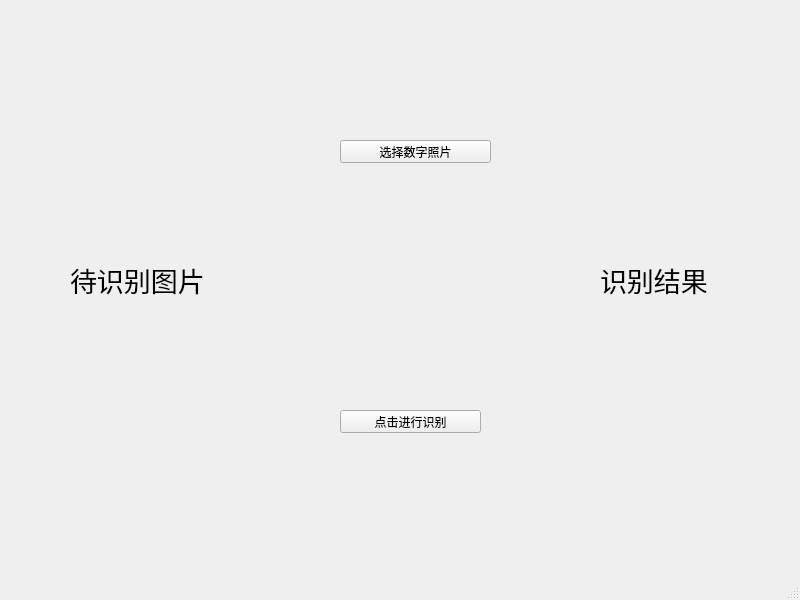
<?xml version="1.0" encoding="UTF-8"?>
<ui version="4.0">
 <class>MainWindow</class>
 <widget class="QMainWindow" name="MainWindow">
  <property name="geometry">
   <rect>
    <x>0</x>
    <y>0</y>
    <width>800</width>
    <height>600</height>
   </rect>
  </property>
  <property name="windowTitle">
   <string>MainWindow</string>
  </property>
  <widget class="QWidget" name="centralwidget">
   <widget class="QPushButton" name="Button_select_img">
    <property name="geometry">
     <rect>
      <x>340</x>
      <y>140</y>
      <width>151</width>
      <height>23</height>
     </rect>
    </property>
    <property name="text">
     <string>选择数字照片</string>
    </property>
   </widget>
   <widget class="QLabel" name="label_pre_img">
    <property name="geometry">
     <rect>
      <x>70</x>
      <y>180</y>
      <width>200</width>
      <height>200</height>
     </rect>
    </property>
    <property name="font">
     <font>
      <pointsize>20</pointsize>
     </font>
    </property>
    <property name="text">
     <string>待识别图片</string>
    </property>
   </widget>
   <widget class="QPushButton" name="Button_click">
    <property name="geometry">
     <rect>
      <x>340</x>
      <y>410</y>
      <width>141</width>
      <height>23</height>
     </rect>
    </property>
    <property name="text">
     <string>点击进行识别</string>
    </property>
   </widget>
   <widget class="QLabel" name="label_pre_img_2">
    <property name="geometry">
     <rect>
      <x>600</x>
      <y>180</y>
      <width>200</width>
      <height>200</height>
     </rect>
    </property>
    <property name="font">
     <font>
      <pointsize>20</pointsize>
     </font>
    </property>
    <property name="text">
     <string>识别结果</string>
    </property>
   </widget>
  </widget>
  <widget class="QMenuBar" name="menubar">
   <property name="geometry">
    <rect>
     <x>0</x>
     <y>0</y>
     <width>800</width>
     <height>22</height>
    </rect>
   </property>
  </widget>
  <widget class="QStatusBar" name="statusbar"/>
 </widget>
 <resources/>
 <connections/>
</ui>
